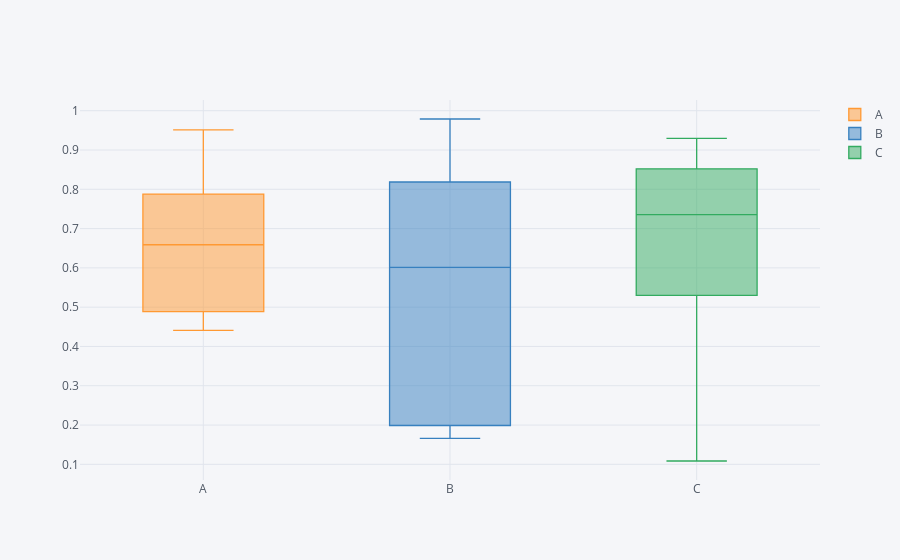

Write notebook code for a chart like this one.
### Code cell
df.iplot(kind='box')

### Figure 1 — Plotly figure (JSON) as saved in the notebook; plotly's stock layout.template omitted (floating-point values rounded to 4 significant figures)
{"data": [{"boxpoints": false, "line": {"width": 1.3}, "marker": {"color": "rgba(255, 153, 51, 1.0)"}, "name": "A", "orientation": "v", "type": "box", "y": [0.8178, 0.4638, 0.7643, 0.9512, 0.6011, 0.4887, 0.507, 0.7878, 0.4408, 0.7167]}, {"boxpoints": false, "line": {"width": 1.3}, "marker": {"color": "rgba(55, 128, 191, 1.0)"}, "name": "B", "orientation": "v", "type": "box", "y": [0.5862, 0.9789, 0.1658, 0.1877, 0.9479, 0.4814, 0.8183, 0.6168, 0.1988, 0.8186]}, {"boxpoints": false, "line": {"width": 1.3}, "marker": {"color": "rgba(50, 171, 96, 1.0)"}, "name": "C", "orientation": "v", "type": "box", "y": [0.8975, 0.3608, 0.6313, 0.8522, 0.7612, 0.7262, 0.5302, 0.7444, 0.1085, 0.9298]}], "layout": {"legend": {"bgcolor": "#F5F6F9", "font": {"color": "#4D5663"}}, "paper_bgcolor": "#F5F6F9", "plot_bgcolor": "#F5F6F9", "title": {"font": {"color": "#4D5663"}}, "xaxis": {"gridcolor": "#E1E5ED", "showgrid": true, "tickfont": {"color": "#4D5663"}, "title": {"font": {"color": "#4D5663"}, "text": ""}, "zerolinecolor": "#E1E5ED"}, "yaxis": {"gridcolor": "#E1E5ED", "showgrid": true, "tickfont": {"color": "#4D5663"}, "title": {"font": {"color": "#4D5663"}, "text": ""}, "zerolinecolor": "#E1E5ED"}}}
